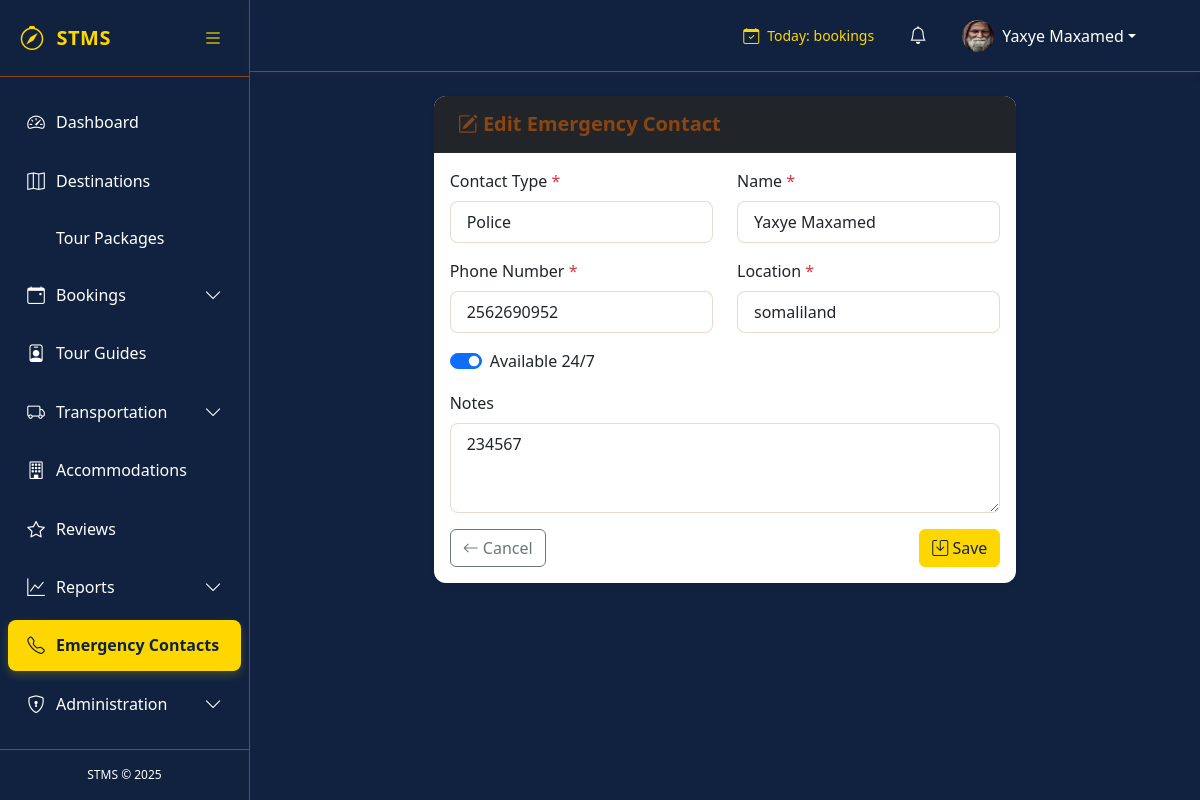
Screenshot of /emergency/2/update/ (signed in) with the database file from the repository.
### accounts/models.py (models this page shows, shortened)
class CustomUser(AbstractUser):
    USER_TYPE_CHOICES = (
        ('TOURIST', 'Tourist'),
        ('GUIDE', 'Tour Guide'),
        ('ADMIN', 'System Admin'),
    )
    STATUS_CHOICES = (
        ('PENDING', 'Waiting to approve'),
        ('APPROVED', 'Accepted'),
        ('REJECTED', 'Rejected'),
    )
    user_type = models.CharField(max_length=10, choices=USER_TYPE_CHOICES, default='TOURIST')
    status = models.CharField(max_length=10, choices=STATUS_CHOICES, default='PENDING')
    phone_number = models.CharField(max_length=20, blank=True, null=True)
    profile_picture = models.ImageField(upload_to='profile_pics/', blank=True, null=True)
    date_of_birth = models.DateField(blank=True, null=True)
    nationality = models.CharField(max_length=100, blank=True, null=True)
    preferred_language = models.CharField(max_length=10, blank=True, null=True)
    last_password_change = models.DateTimeField(null=True, blank=True)
    last_logout = models.DateTimeField(null=True, blank=True)
    objects = CustomUserManager()

### tms/models.py (models this page shows, shortened)
class EmergencyContact(models.Model):
    CONTACT_TYPES = (
        ('POLICE', _('Police')),
        ('HOSPITAL', _('Hospital')),
        ('AMBULANCE', _('Ambulance')),
        ('FIRE', _('Fire Department')),
        ('TOURISM_POLICE', _('Tourism Police')),
        ('EMBASSY', _('Embassy')),
    )
    name = models.CharField(_("Name"), max_length=100)
    contact_type = models.CharField(_("Type"), max_length=20, choices=CONTACT_TYPES)
    phone_number = models.CharField(_("Phone Number"), max_length=20)
    location = models.CharField(_("Location"), max_length=100)
    available_24_7 = models.BooleanField(_("Available 24/7"), default=True)
    notes = models.TextField(_("Notes"), blank=True)
    created_at = models.DateTimeField(auto_now_add=True)
    updated_at = models.DateTimeField(auto_now=True)
    class Meta:
        verbose_name = _("Emergency Contact")
        verbose_name_plural = _("Emergency Contacts")
        ordering = ['contact_type', 'name']

### tms/views.py (the view, shortened to what this page needs)
# urls.py: path('emergency/<int:pk>/update/', views.EmergencyContactUpdateView.as_view(), name='emergency-update'),
class EmergencyContactUpdateView(StaffRequiredMixin, UpdateView):
    model = EmergencyContact
    form_class = EmergencyContactForm
    template_name = 'tms/emergency/form.html'
    success_url = reverse_lazy('tms:emergency-list')

### tms/templates/tms/emergency/form.html (shortened to what this page needs)
{% extends "base.html" %}
{% block content %}
<div class="row justify-content-center">
    <div class="col-md-8">
        <div class="card border-0 shadow-sm">
            <div class="card-header bg-dark text-white">
                <h5 class="mb-0">
                    {% if form.instance.pk %}
                    <i class="bi bi-pencil-square"></i> Edit Emergency Contact
                    {% else %}
                    <i class="bi bi-plus-circle"></i> Create New Emergency Contact
                    {% endif %}
                </h5>
            </div>
            <div class="card-body">
                <form method="post" novalidate>
                    <div class="row mb-3">
                        <div class="col-md-6">
                            <label for="{{ form.contact_type.id_for_label }}" class="form-label">
                                Contact Type <span class="text-danger">*</span>
                            </label>
                            {{ form.contact_type }}
                        </div>
                        <div class="col-md-6">
                            <label for="{{ form.name.id_for_label }}" class="form-label">
                                Name <span class="text-danger">*</span>
                            </label>
                            {{ form.name }}
                        </div>
                    </div>
                    <div class="row mb-3">
                        <div class="col-md-6">
                            <label for="{{ form.phone_number.id_for_label }}" class="form-label">
                                Phone Number <span class="text-danger">*</span>
                            </label>
                            {{ form.phone_number }}
                        </div>
                        <div class="col-md-6">
                            <label for="{{ form.location.id_for_label }}" class="form-label">
                                Location <span class="text-danger">*</span>
                            </label>
                            {{ form.location }}
                        </div>
                    </div>
                    <div class="row mb-3">
                        <div class="col-md-6">
                            <div class="form-check form-switch">
                                {{ form.available_24_7 }}
                                <label class="form-check-label" for="{{ form.available_24_7.id_for_label }}">
                                    Available 24/7
                                </label>
                            </div>
                        </div>
                    </div>
                    <div class="mb-3">
                        <label for="{{ form.notes.id_for_label }}" class="form-label">
                            Notes
                        </label>
                        {{ form.notes }}
                    </div>
                    <div class="d-flex justify-content-between">
                        <a href="{% url 'tms:emergency-list' %}" class="btn btn-outline-secondary">
                            <i class="bi bi-arrow-left"></i> Cancel
                        </a>
                        <button type="submit" class="btn btn-primary">
                            <i class="bi bi-save"></i> Save
                        </button>
                    </div>
                </form>
            </div>
        </div>
    </div>
</div>
{% endblock %}

### tms/templates/base.html (shortened to what this page needs)
<!DOCTYPE html>
<html lang="en">
<head>
    <link rel="stylesheet" href="https://cdnjs.cloudflare.com/ajax/libs/font-awesome/6.0.0/css/all.min.css">
    <link rel="stylesheet" href="https://cdn.jsdelivr.net/npm/bootstrap-icons@1.8.0/font/bootstrap-icons.css">
    <link href="https://cdn.jsdelivr.net/npm/bootstrap@5.3.0/dist/css/bootstrap.min.css" rel="stylesheet">
    <link rel="stylesheet" href="https://cdnjs.cloudflare.com/ajax/libs/font-awesome/6.0.0/css/all.min.css">
    <link rel="stylesheet" href="https://cdn.jsdelivr.net/npm/bootstrap-icons@1.10.0/font/bootstrap-icons.css">
</head>
<body>
    <div class="d-flex">
        <div class="sidebar" id="sidebar">
            <div class="sidebar-header">
                <a href="{% url 'tms:dashboard' %}" class="sidebar-brand">
                    <i class="bi bi-compass sidebar-brand-icon"></i>
                    <span id="sidebar-title">STMS</span>
                </a>
                <button class="toggle-btn" id="toggle-sidebar">
                    <i class="bi bi-list"></i>
                </button>
            </div>
            <div class="px-2 py-3" style="height: calc(100% - 120px); overflow-y: auto;">
                <ul class="nav flex-column">
                    <li class="nav-item">
                        <a class="nav-link {% if request.resolver_match.url_name == 'dashboard' %}active{% endif %}"
                            href="{% url 'tms:dashboard' %}">
                            <i class="bi bi-speedometer2"></i>
                            <span class="nav-link-text ms-2">Dashboard</span>
                        </a>
                    </li>
                    <li class="nav-item">
                        <a class="nav-link {% if 'destination' in request.resolver_match.url_name %}active{% endif %}"
                            href="{% url 'tms:destination-list' %}">
                            <i class="bi bi-map"></i>
                            <span class="nav-link-text ms-2">Destinations</span>
                        </a>
                    </li>
                    <li class="nav-item">
                        <a class="nav-link {% if 'package' in request.resolver_match.url_name %}active{% endif %}"
                            href="{% url 'tms:package-list' %}">
                            <span class="nav-link-text ms-2">Tour Packages</span>
                        </a>
                    </li>
                    <li class="nav-item">
                        <a class="nav-link {% if 'booking' in request.resolver_match.url_name %}active{% endif %}"
                            data-bs-toggle="collapse" href="#bookingsCollapse">
                            <i class="bi bi-calendar-event"></i>
                            <span class="nav-link-text ms-2">Bookings</span>
                            <i class="bi bi-chevron-down collapse-icon ms-auto"></i>
                        </a>
                    </li>
                    <li class="nav-item">
                        <a class="nav-link {% if 'guide' in request.resolver_match.url_name %}active{% endif %}"
                            href="{% url 'tms:guide-list' %}">
                            <i class="bi bi-person-badge"></i>
                            <span class="nav-link-text ms-2">Tour Guides</span>
                        </a>
                    </li>
                    <li class="nav-item">
                        <a class="nav-link {% if 'vehicle' in request.resolver_match.url_name %}active{% endif %}"
                            data-bs-toggle="collapse" href="#transportCollapse">
                            <i class="bi bi-truck"></i>
                            <span class="nav-link-text ms-2">Transportation</span>
                            <i class="bi bi-chevron-down collapse-icon ms-auto"></i>
                        </a>
                    </li>
                    <li class="nav-item">
                        <a class="nav-link {% if 'accommodation' in request.resolver_match.url_name %}active{% endif %}"
                            href="{% url 'tms:accommodation-list' %}">
                            <i class="bi bi-building"></i>
                            <span class="nav-link-text ms-2">Accommodations</span>
                        </a>
                    </li>
                    <li class="nav-item">
                        <a class="nav-link {% if 'review' in request.resolver_match.url_name %}active{% endif %}"
                            href="{% url 'tms:review-list' %}">
                            <i class="bi bi-star"></i>
                            <span class="nav-link-text ms-2">Reviews</span>
                        </a>
                    </li>
                    <li class="nav-item">
                        <a class="nav-link {% if 'report' in request.resolver_match.url_name %}active{% endif %}"
                            data-bs-toggle="collapse" href="#reportsCollapse">
                            <i class="bi bi-graph-up"></i>
                            <span class="nav-link-text ms-2">Reports</span>
                            <i class="bi bi-chevron-down collapse-icon ms-auto"></i>
                        </a>
                                </li>
                            </ul>
                        </div>
                    <li class="nav-item">
                        <a class="nav-link {% if 'emergency' in request.resolver_match.url_name %}active{% endif %}"
                            href="{% url 'tms:emergency-list' %}">
                            <i class="bi bi-telephone"></i>
                            <span class="nav-link-text ms-2">Emergency Contacts</span>
                        </a>
                    </li>
                    {% if request.user.is_staff or request.user.user_type == 'MINISTRY' %}
                    <li class="nav-item">
                        <a class="nav-link {% if 'admin' in request.resolver_match.url_name %}active{% endif %}"
                            data-bs-toggle="collapse" href="#adminCollapse">
                            <i class="bi bi-shield-lock"></i>
                            <span class="nav-link-text ms-2">Administration</span>
                            <i class="bi bi-chevron-down collapse-icon ms-auto"></i>
                        </a>
                    </li>
                    {% endif %}
            </div>
            <div class="sidebar-footer">
                STMS &copy; {% now "Y" %}
            </div>
        </div>
        <div class="main-content flex-grow-1" id="main-content">
            <nav class="navbar navbar-expand-lg navbar-light border-bottom">
                <div class="container-fluid">
                    <div class="collapse navbar-collapse" id="navbarSupportedContent">
                        <ul class="navbar-nav ms-auto align-items-center">
                            <li class="nav-item me-4">
                                <div class="d-flex align-items-center" style="color: var(--accent-color);">
                                    <i class="bi bi-calendar-check me-2"></i>
                                    <small>Today: <strong>{{ today_bookings }}</strong> bookings</small>
                                </div>
                            </li>
                            <li class="nav-item dropdown me-3">
                                <a class="nav-link position-relative" href="#" id="notificationsDropdown" role="button"
                                    data-bs-toggle="dropdown">
                                    <i class="bi bi-bell"></i>
                                </a>
                            </li>
                            <li class="nav-item dropdown">
                                <a class="nav-link dropdown-toggle d-flex align-items-center" href="#" id="userDropdown"
                                    role="button" data-bs-toggle="dropdown">
                                    {% if request.user.profile_picture %}
                                    <img src="{{ request.user.profile_picture.url }}" class="rounded-circle me-2"
                                        width="32" height="32" alt="Profile">
                                    {% else %}
                                    <div class="avatar-placeholder rounded-circle bg-accent text-dark d-flex align-items-center justify-content-center me-2"
                                        style="width: 32px; height: 32px;">
                                        {{ request.user.first_name|first|upper }}{{ request.user.last_name|first|upper }}
                                    </div>
                                    {% endif %}
                                    <span class="d-none d-md-inline">{{ request.user.get_full_name }}</span>
                                </a>
                                    </li>
                                </ul>
                    </div>
                </div>
            </nav>
            <div class="container-fluid py-4">
                {% block content %}{% endblock %}
            </div>
        </div>
</body>
</html>

### rows the page displays
CustomUser: user.profile_picture (picture), user.get_full_name "Yaxye Maxamed"
EmergencyContact: contact_type "Police", name "Yaxye Maxamed", phone_number "2562690952", location "somaliland", available_24_7 "☑", notes "234567"
